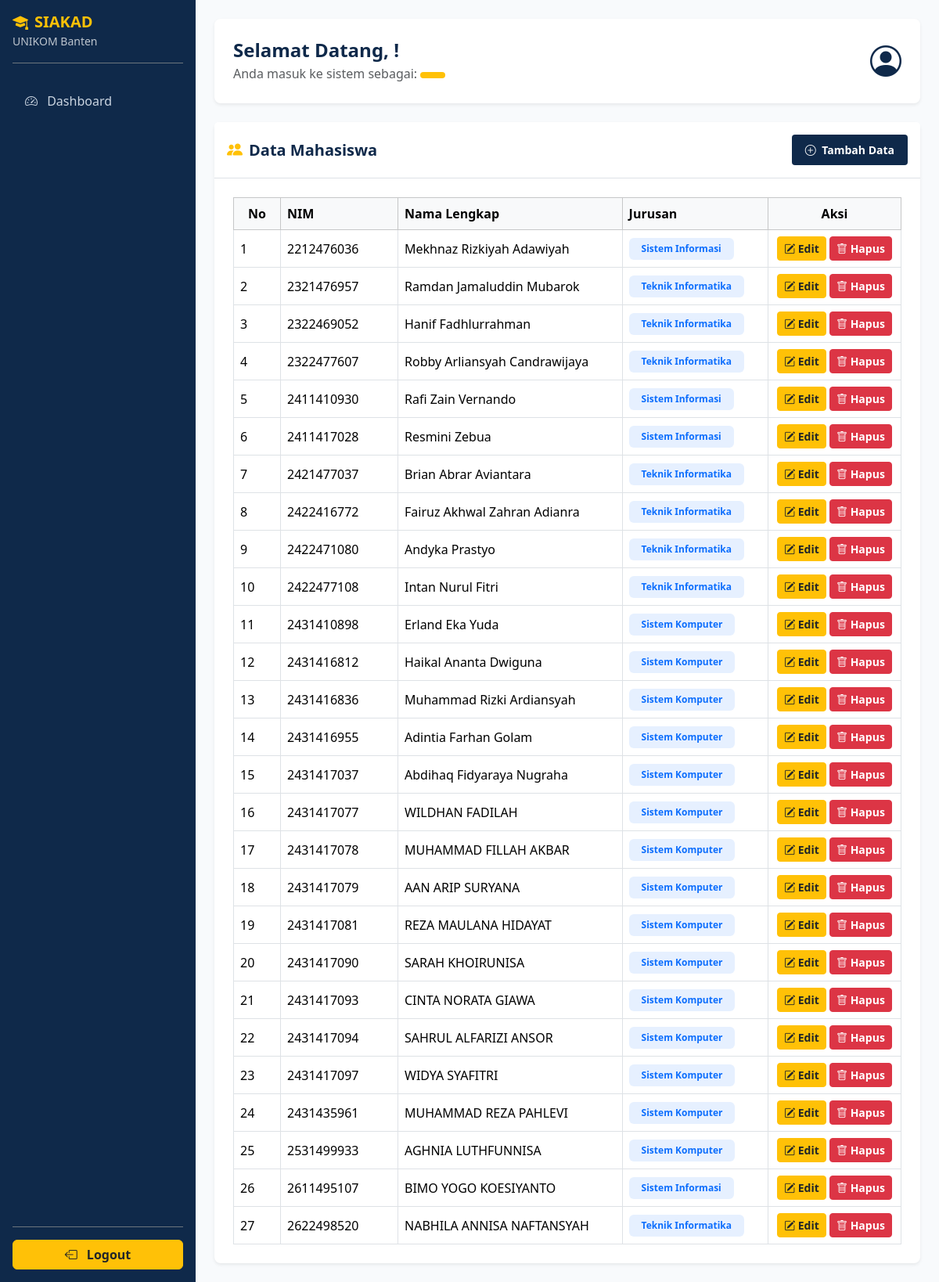
The page /mahasiswa.php on the database its author committed.
### tables this page shows
CREATE TABLE `mahasiswa` (
  `nim` varchar(10) NOT NULL,
  `nama` varchar(100) NOT NULL,
  `jurusan` varchar(100) NOT NULL
);

### mahasiswa.php (the view, shortened to what this page needs)
<?php
    include 'header.php';
    include "koneksi.php";
    $query = mysqli_query($koneksi, "SELECT * FROM mahasiswa");
    $no=1;
?>
        <div class="card border-0 shadow-sm rounded-3">
            <div class="card-header bg-white py-3 d-flex justify-content-between align-items-center border-bottom">
                <h5 class="fw-bold mb-0" style="color: #0f294a;">
                    <i class="bi bi-people-fill me-2 text-warning"></i>Data Mahasiswa
                </h5>
                <a href="tambah.php" class="btn btn-sm fw-semibold text-white px-3 py-2" style="background-color: #0f294a;" data-bs-toggle="modal" data-bs-target="#exampleModal">
                    <i class="bi bi-plus-circle me-1"></i> Tambah Data
                </a>
            </div>
            <div class="card-body p-4">
                <div class="table-responsive">
                    <table class="table table-hover table-bordered align-middle mb-0">
                        <thead class="table-light">
                            <tr>
                                <th class="text-center" width="60">No</th>
                                <th width="150">NIM</th>
                                <th>Nama Lengkap</th>
                                <th>Jurusan</th>
                                <th class="text-center" width="170">Aksi</th>
                            </tr>
                        </thead>
                        <?php foreach($query as $data) {?>
                        <tr>
                            <td><?=$no;?></td>
                            <td><?= $data['nim'] ?></td>
                            <td><?= $data['nama'] ?></td>
                            <td><span class="badge bg-primary bg-opacity-10 text-primary px-3 py-2">
                                            <?= $data['jurusan'] ?>
                                        </span>
                            </td>
                            <td class="text-center">
                                <a href="" class="btn btn-warning btn-sm text-dark fw-semibold" data-bs-toggle="modal" data-bs-target="#Modaledit<?=$no;?>">
                                    <i class="bi bi-pencil-square"></i> Edit
                                </a>
                                <a href="mahasiswa.php?hapus=<?= $data['nim']; ?>" class="btn btn-danger btn-sm fw-semibold" onclick="return confirm('Yakin ingin menghapus data mahasiswa ini?')">
                                    <i class="bi bi-trash"></i> Hapus
                                </a>
                            </td>
                        </tr>
                        <?php $no++; } ?>
                    </table>
                </div>
            </div>
        </div>
</body>
</html>

### header.php (style rules this page uses)
body { background-color: #f8fafc; }

### rows shown on the page
mahasiswa: nim "2212476036", nama "Mekhnaz Rizkiyah Adawiyah", jurusan "Sistem Informasi"
mahasiswa: nim "2321476957", nama "Ramdan Jamaluddin Mubarok", jurusan "Teknik Informatika"
mahasiswa: nim "2322469052", nama "Hanif Fadhlurrahman", jurusan "Teknik Informatika"
mahasiswa: nim "2322477607", nama "Robby Arliansyah Candrawijaya", jurusan "Teknik Informatika"
mahasiswa: nim "2411410930", nama "Rafi Zain Vernando", jurusan "Sistem Informasi"
mahasiswa: nim "2411417028", nama "Resmini Zebua", jurusan "Sistem Informasi"
mahasiswa: nim "2421477037", nama "Brian Abrar Aviantara", jurusan "Teknik Informatika"
mahasiswa: nim "2422416772", nama "Fairuz Akhwal Zahran Adianra", jurusan "Teknik Informatika"
mahasiswa: nim "2422471080", nama "Andyka Prastyo", jurusan "Teknik Informatika"
mahasiswa: nim "2422477108", nama "Intan Nurul Fitri", jurusan "Teknik Informatika"
mahasiswa: nim "2431410898", nama "Erland Eka Yuda", jurusan "Sistem Komputer"
mahasiswa: nim "2431416812", nama "Haikal Ananta Dwiguna", jurusan "Sistem Komputer"
mahasiswa: nim "2431416836", nama "Muhammad Rizki Ardiansyah", jurusan "Sistem Komputer"
mahasiswa: nim "2431416955", nama "Adintia Farhan Golam", jurusan "Sistem Komputer"
mahasiswa: nim "2431417037", nama "Abdihaq Fidyaraya Nugraha", jurusan "Sistem Komputer"
mahasiswa: nim "2431417077", nama "WILDHAN FADILAH", jurusan "Sistem Komputer"
mahasiswa: nim "2431417078", nama "MUHAMMAD FILLAH AKBAR", jurusan "Sistem Komputer"
mahasiswa: nim "2431417079", nama "AAN ARIP SURYANA", jurusan "Sistem Komputer"
mahasiswa: nim "2431417081", nama "REZA MAULANA HIDAYAT", jurusan "Sistem Komputer"
mahasiswa: nim "2431417090", nama "SARAH KHOIRUNISA", jurusan "Sistem Komputer"
mahasiswa: nim "2431417093", nama "CINTA NORATA GIAWA", jurusan "Sistem Komputer"
mahasiswa: nim "2431417094", nama "SAHRUL ALFARIZI ANSOR", jurusan "Sistem Komputer"
mahasiswa: nim "2431417097", nama "WIDYA SYAFITRI", jurusan "Sistem Komputer"
mahasiswa: nim "2431435961", nama "MUHAMMAD REZA PAHLEVI", jurusan "Sistem Komputer"
mahasiswa: nim "2531499933", nama "AGHNIA LUTHFUNNISA", jurusan "Sistem Komputer"
mahasiswa: nim "2611495107", nama "BIMO YOGO KOESIYANTO", jurusan "Sistem Informasi"
mahasiswa: nim "2622498520", nama "NABHILA ANNISA NAFTANSYAH", jurusan "Teknik Informatika"
